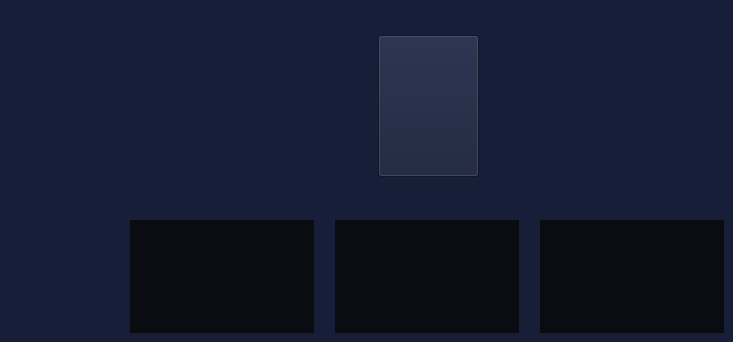
          <widget class="QWidget" name="clave">
           <property name="styleSheet">
            <string notr="true">*{
	background-color: rgb(22,30,56);
}
QToolButton{
	color: rgb(255,255,255);
	background:rgb(10,12,18);
	border:none;
}
QToolButton:hover{
	background:rgb(33,38,52);
	border:none;
}</string>
           </property>
           <widget class="QPushButton" name="pushButton_6">
            <property name="geometry">
             <rect>
              <x>378</x>
              <y>35</y>
              <width>101</width>
              <height>142</height>
             </rect>
            </property>
            <property name="text">
             <string/>
            </property>
            <property name="icon">
             <iconset>
              <normaloff>src/ClaveSrc/clIcon.png</normaloff>src/ClaveSrc/clIcon.png</iconset>
            </property>
            <property name="iconSize">
             <size>
              <width>101</width>
              <height>142</height>
             </size>
            </property>
           </widget>
           <widget class="QToolButton" name="toolButton_23">
            <property name="geometry">
             <rect>
              <x>130</x>
              <y>220</y>
              <width>184</width>
              <height>113</height>
             </rect>
            </property>
            <property name="cursor">
             <cursorShape>PointingHandCursor</cursorShape>
            </property>
            <property name="text">
             <string/>
            </property>
            <property name="icon">
             <iconset>
              <normaloff>src/ClaveSrc/clGamal.png</normaloff>src/ClaveSrc/clGamal.png</iconset>
            </property>
            <property name="iconSize">
             <size>
              <width>242</width>
              <height>113</height>
             </size>
            </property>
           </widget>
           <widget class="QToolButton" name="toolButton_24">
            <property name="geometry">
             <rect>
              <x>335</x>
              <y>220</y>
              <width>184</width>
              <height>113</height>
             </rect>
            </property>
            <property name="cursor">
             <cursorShape>PointingHandCursor</cursorShape>
            </property>
            <property name="text">
             <string/>
            </property>
            <property name="icon">
             <iconset>
              <normaloff>src/ClaveSrc/clRSA.png</normaloff>src/ClaveSrc/clRSA.png</iconset>
            </property>
            <property name="iconSize">
             <size>
              <width>242</width>
              <height>113</height>
             </size>
            </property>
           </widget>
           <widget class="QToolButton" name="toolButton_25">
            <property name="geometry">
             <rect>
              <x>540</x>
              <y>220</y>
              <width>184</width>
              <height>113</height>
             </rect>
            </property>
            <property name="cursor">
             <cursorShape>PointingHandCursor</cursorShape>
            </property>
            <property name="text">
             <string/>
            </property>
            <property name="icon">
             <iconset>
              <normaloff>src/ClaveSrc/clRabin.png</normaloff>src/ClaveSrc/clRabin.png</iconset>
            </property>
            <property name="iconSize">
             <size>
              <width>242</width>
              <height>113</height>
             </size>
            </property>
           </widget>
          </widget>
